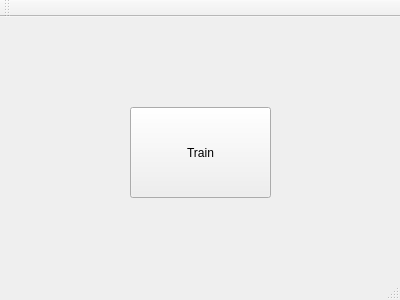
<?xml version="1.0" encoding="UTF-8"?>
<ui version="4.0">
 <class>MainWindow</class>
 <widget class="QMainWindow" name="MainWindow">
  <property name="geometry">
   <rect>
    <x>0</x>
    <y>0</y>
    <width>400</width>
    <height>300</height>
   </rect>
  </property>
  <property name="windowTitle">
   <string>MainWindow</string>
  </property>
  <widget class="QWidget" name="centralWidget">
   <widget class="QPushButton" name="pushButton_Train">
    <property name="geometry">
     <rect>
      <x>130</x>
      <y>90</y>
      <width>141</width>
      <height>91</height>
     </rect>
    </property>
    <property name="text">
     <string>Train</string>
    </property>
   </widget>
  </widget>
  <widget class="QMenuBar" name="menuBar">
   <property name="geometry">
    <rect>
     <x>0</x>
     <y>0</y>
     <width>400</width>
     <height>23</height>
    </rect>
   </property>
  </widget>
  <widget class="QToolBar" name="mainToolBar">
   <attribute name="toolBarArea">
    <enum>TopToolBarArea</enum>
   </attribute>
   <attribute name="toolBarBreak">
    <bool>false</bool>
   </attribute>
  </widget>
  <widget class="QStatusBar" name="statusBar"/>
 </widget>
 <layoutdefault spacing="6" margin="11"/>
 <resources/>
 <connections/>
</ui>
